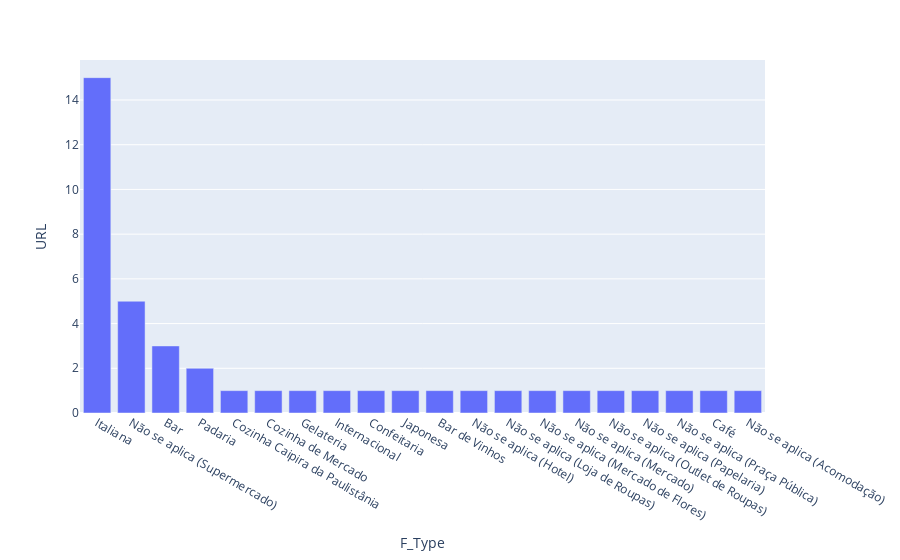

Notebook code for this chart:
### Code cell
fig = px.bar(to_graph_type, x='F_Type', y='URL')
fig.show()

### Figure 1 — Plotly figure (JSON) as saved in the notebook; plotly's stock layout.template omitted (floating-point values rounded to 4 significant figures)
{"data": [{"alignmentgroup": "True", "hovertemplate": "F_Type=%{x}<br>URL=%{y}<extra></extra>", "legendgroup": "", "marker": {"color": "#636efa", "pattern": {"shape": ""}}, "name": "", "offsetgroup": "", "orientation": "v", "showlegend": false, "textposition": "auto", "type": "bar", "x": ["Italiana", "Não se aplica (Supermercado)", "Bar", "Padaria", "Cozinha Caipira da Paulistânia", "Cozinha de Mercado", "Gelateria", "Internacional", "Confeitaria", "Japonesa", "Bar de Vinhos", "Não se aplica (Hotel)", "Não se aplica (Loja de Roupas)", "Não se aplica (Mercado de Flores)", "Não se aplica (Mercado)", "Não se aplica (Outlet de Roupas)", "Não se aplica (Papelaria)", "Não se aplica (Praça Pública)", "Café", "Não se aplica (Acomodação)"], "xaxis": "x", "y": [15, 5, 3, 2, 1, 1, 1, 1, 1, 1, 1, 1, 1, 1, 1, 1, 1, 1, 1, 1], "yaxis": "y"}], "layout": {"barmode": "relative", "legend": {"tracegroupgap": 0}, "margin": {"t": 60}, "xaxis": {"anchor": "y", "domain": [0, 1], "title": {"text": "F_Type"}}, "yaxis": {"anchor": "x", "domain": [0, 1], "title": {"text": "URL"}}}}
